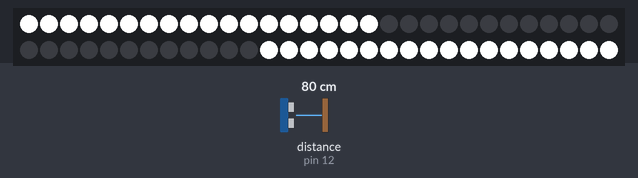
The sketch below on a simulated Arduino Uno, built with avr-gcc and run on an emulated ATmega328P. On the bench: 60 RGB LEDs in strip order, left to right, continuing on the next row. Wiring (inferred from the names in the program): ultrasonic range finder: trigger pin 5; echo pin 12. The test bench sets the inputs (shaded band); at power-on: distance to the obstacle (sensor on pin 12) 80 cm. The echo pulse lasts 58.3 µs per cm; dim RGB values are drawn brighter than linear.

Above: at 2.2 s.
2.3 s: distance to the obstacle (sensor on pin 12) set to 35 cm
At 3.6 s:
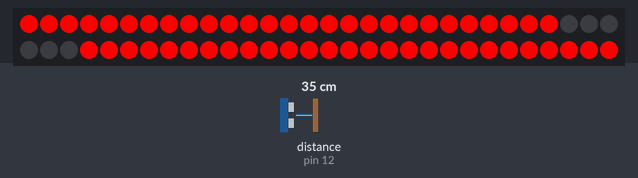
3.9 s: distance to the obstacle (sensor on pin 12) set to 250 cm
At 4.6 s:
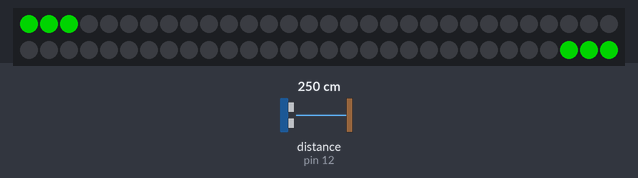
5.5 s: distance to the obstacle (sensor on pin 12) set to 205 cm
7.0 s: distance to the obstacle (sensor on pin 12) set to 195 cm
8.5 s: distance to the obstacle (sensor on pin 12) set to 2 cm
At 9.8 s:
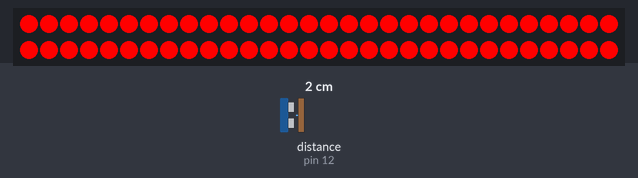
10.1 s: distance to the obstacle (sensor on pin 12) set to 299 cm
At 11.0 s:
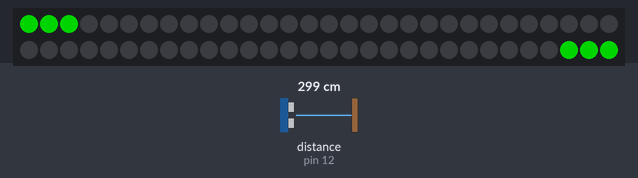
Timing chart, 0 to 12.6 s (numbered marks = the images above; inputs shaded):
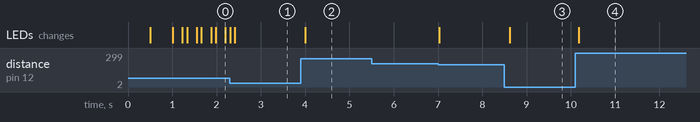

The sketch:

parking_sensor_sketch.ino
```cpp
#include <FastLED.h>

// ——— LED CONFIGURATION ———
// This is tuned for 60 leds
#define LED_PIN           7      // GPIO pin for LED strip data line
#define NUM_LEDS          60     // Total number of LEDs on the strip
#define BRIGHTNESS        255    // LED brightness (0-255)
#define LEDS_PER_TRIPLET  3      // Number of LEDs grouped together
#define MAX_TRIPLETS      10     // Maximum number of triplets (30 LEDs per side)


// ——— DISTANCE SENSOR CONFIGURATION ———
#define ULTRASONIC_TRIG_PIN    5
#define ULTRASONIC_ECHO_PIN    12
#define SOUND_SPEED_CM_US      0.0343  // Speed of sound in cm/microsecond

// ——— PROXIMITY THRESHOLDS ———
#define DANGER_DISTANCE_CM     20      // Very close - all red
#define MAX_DETECTION_CM       200     // Maximum useful detection range
#define DISTANCE_PER_LEVEL     20      // Distance range per LED level
#define COLOR_CHANGE_LEVEL     3       // Level where color changes from red to white

// ——— TIMING ———
#define LOOP_DELAY_MS         100
#define STARTUP_BLINK_MS      500


CRGB ledStrip[NUM_LEDS];

/**
* Lights up a triplet of LEDs symmetrically from both ends of the strip
* @param tripletIndex: Which triplet to control (0-9)
* @param color: Color to set the triplet to
*/
void setSymmetricalTriplet(int tripletIndex, CRGB color) {
 int startIndex = tripletIndex * LEDS_PER_TRIPLET;

 // Light up triplet from the beginning of strip
 ledStrip[startIndex] = color;
 ledStrip[startIndex + 1] = color;
 ledStrip[startIndex + 2] = color;

 // Light up corresponding triplet from the end of strip (mirrored)
 ledStrip[NUM_LEDS - (startIndex + 1)] = color;
 ledStrip[NUM_LEDS - (startIndex + 2)] = color;
 ledStrip[NUM_LEDS - (startIndex + 3)] = color;
}

/**
* Sets the progress bar display from both ends toward center
* @param progressLevel: How many triplets to light up (1-10)
* @param color: Color for the lit triplets
*/
void setProximityDisplay(uint8_t progressLevel, CRGB color) {
 for(int triplet = 0; triplet < MAX_TRIPLETS; triplet++) {
   if(triplet < progressLevel) {
     setSymmetricalTriplet(triplet, color);
   } else {
     setSymmetricalTriplet(triplet, CRGB::Black);  // Turn off unused triplets
   }
 }
}

/**
* Measures distance using HC-SR04 ultrasonic sensor
* @return: Distance in centimeters
*/
float measureDistanceCM() {
 // Send ultrasonic pulse
 digitalWrite(ULTRASONIC_TRIG_PIN, LOW);
 delayMicroseconds(2);
 digitalWrite(ULTRASONIC_TRIG_PIN, HIGH);
 delayMicroseconds(10);
 digitalWrite(ULTRASONIC_TRIG_PIN, LOW);

 // Measure echo duration
 float pulseDuration = pulseIn(ULTRASONIC_ECHO_PIN, HIGH);

 // Convert duration to distance: (time * speed_of_sound) / 2
 return (pulseDuration * SOUND_SPEED_CM_US) / 2;
}

/**
* Startup indicator - blinks all LEDs red
*/
void startupBlink() {
 setProximityDisplay(MAX_TRIPLETS, CRGB::Red);
 FastLED.show();
 delay(STARTUP_BLINK_MS);
 setProximityDisplay(0, CRGB::Black);
 FastLED.show();
}

void setup() {
//  Serial.begin(115200);

 // Initialize LED strip
 FastLED.addLeds<WS2812B, LED_PIN, GRB>(ledStrip, NUM_LEDS);
 FastLED.setBrightness(BRIGHTNESS);

 delay(500);

 // Initialize ultrasonic sensor pins
 pinMode(ULTRASONIC_TRIG_PIN, OUTPUT);
 pinMode(ULTRASONIC_ECHO_PIN, INPUT);

 // Signal successful startup
 startupBlink();
}

void loop() {
 float currentDistance = measureDistanceCM();

 // DANGER ZONE: Object very close (≤20cm) - All LEDs red
 if(currentDistance <= DANGER_DISTANCE_CM) {
   setProximityDisplay(MAX_TRIPLETS, CRGB::Red);
 }
 // PROXIMITY ZONE: Object in detection range (20-200cm)
 else if(currentDistance > DANGER_DISTANCE_CM && currentDistance < MAX_DETECTION_CM) {
   // Calculate how many LED levels to show based on distance
   // Closer objects = more LEDs lit
   uint8_t distanceLevel = (uint8_t)(currentDistance / DISTANCE_PER_LEVEL);
   uint8_t ledsToLight = MAX_TRIPLETS - distanceLevel;

   // Choose color: Red for close objects, White for moderate distance
   CRGB proximityColor = (distanceLevel >= COLOR_CHANGE_LEVEL) ? CRGB::White : CRGB::Red;

   setProximityDisplay(ledsToLight, proximityColor);
 }
 // SAFE ZONE: Object far away or out of range (>200cm) - Single green indicator
 else {
   setProximityDisplay(1, CRGB::Green);
 }

 // Update the LED display
 FastLED.show();
 delay(LOOP_DELAY_MS);
}
```

Measured:
- after the input at 2.3 s, the LEDs: first differ from a run without the input after 0.11 s (image 1)
- after the input at 3.9 s, the LEDs: change after 0.10 s (image 2)
- after the input at 5.5 s, every drawn part: stays the same
- after the input at 8.5 s, the LEDs: change after 0.12 s (image 3)
- after the input at 10.1 s, the LEDs: change after 0.08 s (image 4)
